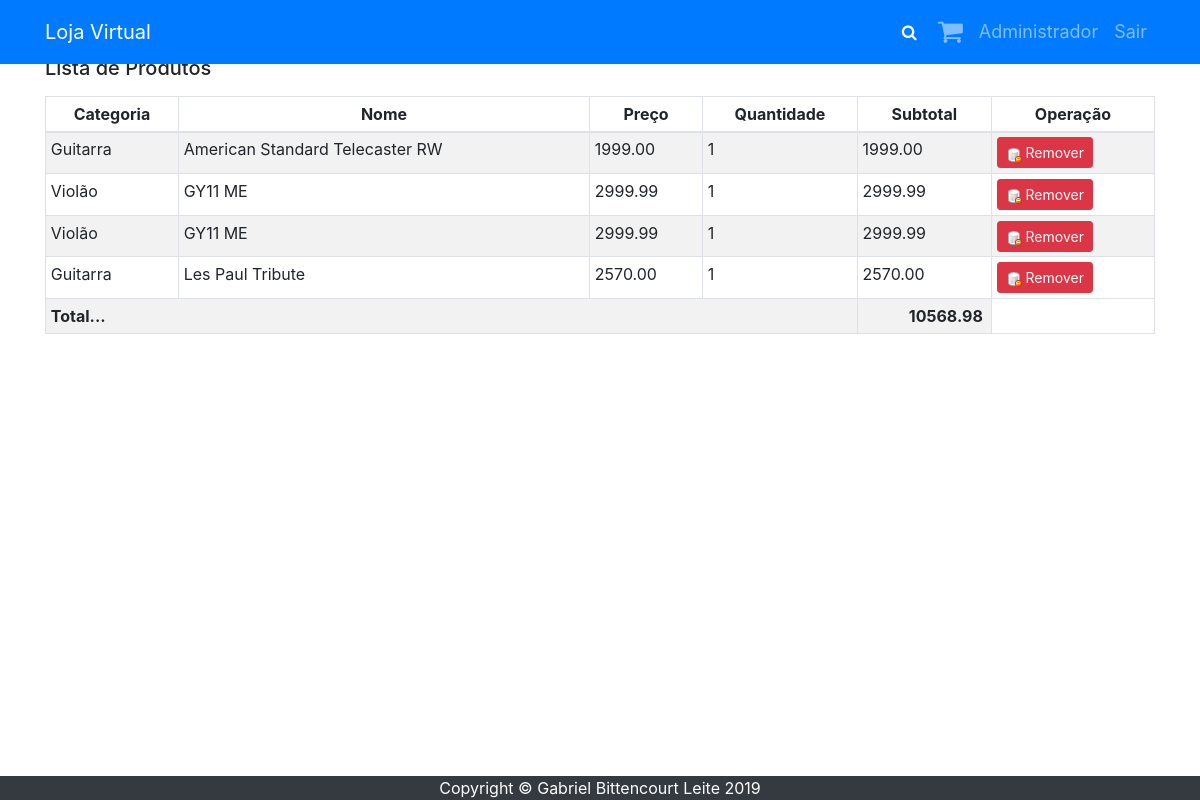
Page /carrinho (signed in) on the committed database.
### produto/models.py (models this page shows, shortened)
class SubCategoria(models.Model):
    categoria = models.ForeignKey(Categoria, related_name='produtos', on_delete=models.DO_NOTHING)
    nome = models.CharField(max_length=200, db_index=True)
    slug = models.SlugField(max_length=200, db_index=True, unique=True)
    class Meta:
        db_table='subCategoria'
    def __str__(self):
        return self.nome

class Produto(models.Model):
    subCategoria = models.ForeignKey(SubCategoria, related_name='produtos', on_delete=models.DO_NOTHING)
    nome = models.CharField(max_length=200, db_index=True)
    marca = models.CharField(max_length=200, db_index=True)
    slug = models.SlugField(max_length=200, db_index=True)
    imagem = models.CharField(max_length=200)
    descricao = models.TextField(blank=True)
    preco = models.DecimalField(max_digits=10, decimal_places=2)
    disponivel = models.BooleanField(default=True)
    class Meta:
        db_table = 'produto'
    def __str__(self):
        return self.nome

### produto/views.py (the view)
# urls.py: path('carrinho', views.carrinho, name="carrinho"),
def carrinho(request):
    itens = ItemCarrinho.objects.filter(user=request.user)
    produtos = list(
        ( (i.id, i.produto.subCategoria, i.produto, i.qtd, i.produto.preco * i.qtd) for i in itens )
    )
    if produtos:
        total = reduce(lambda a, b: a+b, list((produto[4] for produto in produtos)))
    else:
        total = 0
    return render(request, 'produto/carrinho.html', {"total": total, "produtos": produtos})

### produto/templates/produto/carrinho.html (shortened to what this page needs)
{% extends "base.html" %}
{% load static %}
{% block searchBar %}
{% include "components/barra_pesquisa.html" with form=form %}
{% endblock %}
{% block navBar %}
{% include "components/navbar.html" with admin=admin %}
{% endblock %}
{% block content %}
<h5 class="mb-3">Lista de Produtos</h5>
<table style='width:100%' class='table table-striped table-sm table-bordered'>
    <thead>
        <tr>
            <th class='texto text-center'>Categoria</th>
            <th class='texto text-center'>Nome</th>
            <th class='texto text-center'>Preço</th>
            <th class='texto text-center'>Quantidade</th>
            <th class='texto text-center'>Subtotal</th>
            <th class='texto text-center'>Operação</th>
        </tr>
    </thead>
    <tbody>
        {% for item_id,  subcategoria, produto, qtd, subtotal in produtos %}
        <tr id="{{item_id}}">
            <td>{{subcategoria}}</td>
            <td>{{produto}}</td>
            <td>{{produto.preco}}</td>
            <td>{{qtd}}</td>
            <td>{{subtotal}}</td>
            <td>
                <form style='margin-bottom: 0px;'
                    action ="{% url 'produto:remover_do_carrinho' %}"
                    method ='post'
                    data="{{subtotal}}"
                    novalidate
                >
                    <button type='button' class='btn btn-sm btn-danger remover' data="{{item_id}}">
                        <img src="{% static 'produto/images/skin/database_delete.png' %}"> Remover
                    </button>
                 </form>
            </td>
        </tr>
        {% endfor %}
        <tr>
            <td colspan='4' class='text-left'>
                <span class='texto font-weight-bold'>
                    Total...
                </span>
            </td>
            <td class='text-right pr-2'>
                <span id="total" class='texto font-weight-bold'>
                    {{ total }}
                </span>
            </td>
        </tr>
    </tbody>
</table>
{% endblock %}

### produto/static/produto/css/styles.css (style rules this page uses)
body { padding-top: 56px; }

### rows in the picture
SubCategoria: nome "Guitarra", nome "American Standard Telecaster RW", preco "1999.00", qtd "1", subtotal "1999.00", nome "Les Paul Tribute", preco "2570.00", subtotal "2570.00"
SubCategoria: nome "Violão", nome "GY11 ME", preco "2999.99", categoria "1", subtotal "2999.99"

### other values in the picture
{{ total }} "10568.98"
